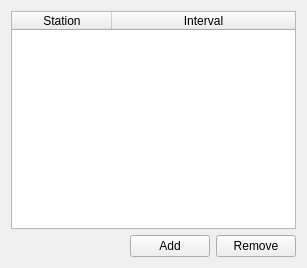
<?xml version="1.0" encoding="UTF-8"?>
<ui version="4.0">
 <class>TaskPanel</class>
 <widget class="QWidget" name="TaskPanel">
  <property name="geometry">
   <rect>
    <x>0</x>
    <y>0</y>
    <width>307</width>
    <height>268</height>
   </rect>
  </property>
  <property name="windowTitle">
   <string>Interval Schedule</string>
  </property>
  <layout class="QGridLayout" name="gridLayout">
   <item row="0" column="0">
    <layout class="QHBoxLayout" name="horizontalLayout">
     <item>
      <widget class="QTableWidget" name="schedule_table">
       <property name="columnCount">
        <number>2</number>
       </property>
       <attribute name="horizontalHeaderStretchLastSection">
        <bool>true</bool>
       </attribute>
       <column>
        <property name="text">
         <string>Station</string>
        </property>
       </column>
       <column>
        <property name="text">
         <string>Interval</string>
        </property>
       </column>
      </widget>
     </item>
    </layout>
   </item>
   <item row="1" column="0">
    <layout class="QHBoxLayout" name="horizontalLayout_2">
     <item>
      <spacer name="horizontalSpacer">
       <property name="orientation">
        <enum>Qt::Horizontal</enum>
       </property>
       <property name="sizeHint" stdset="0">
        <size>
         <width>40</width>
         <height>20</height>
        </size>
       </property>
      </spacer>
     </item>
     <item>
      <widget class="QPushButton" name="add_button">
       <property name="text">
        <string>Add</string>
       </property>
      </widget>
     </item>
     <item>
      <widget class="QPushButton" name="remove_buitton">
       <property name="text">
        <string>Remove</string>
       </property>
      </widget>
     </item>
    </layout>
   </item>
  </layout>
 </widget>
 <resources/>
 <connections/>
</ui>
